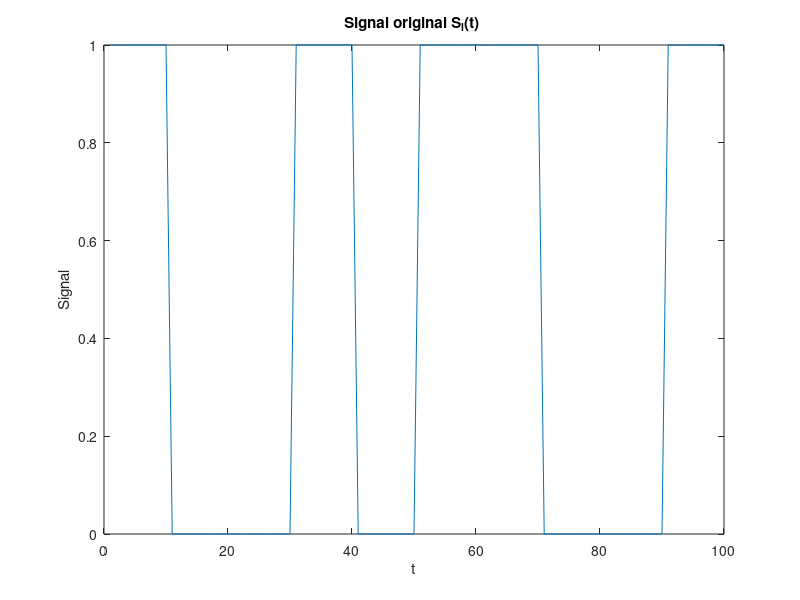
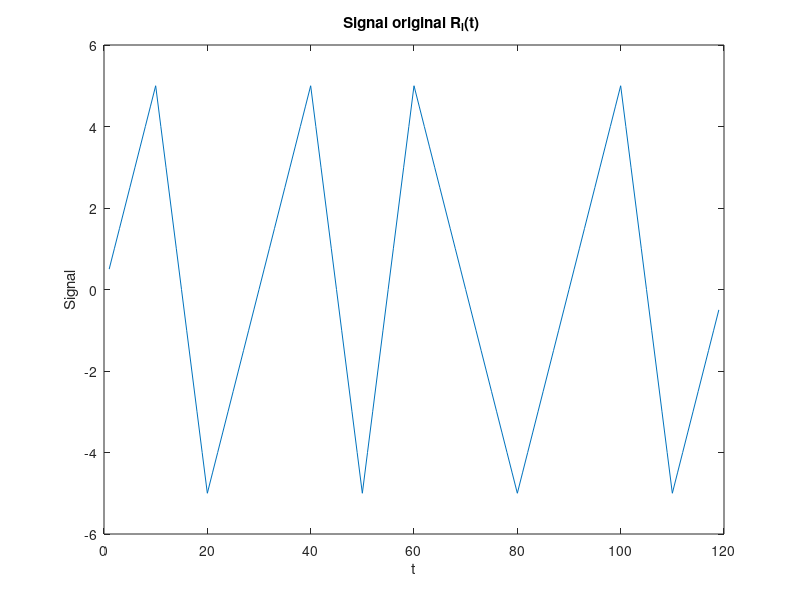
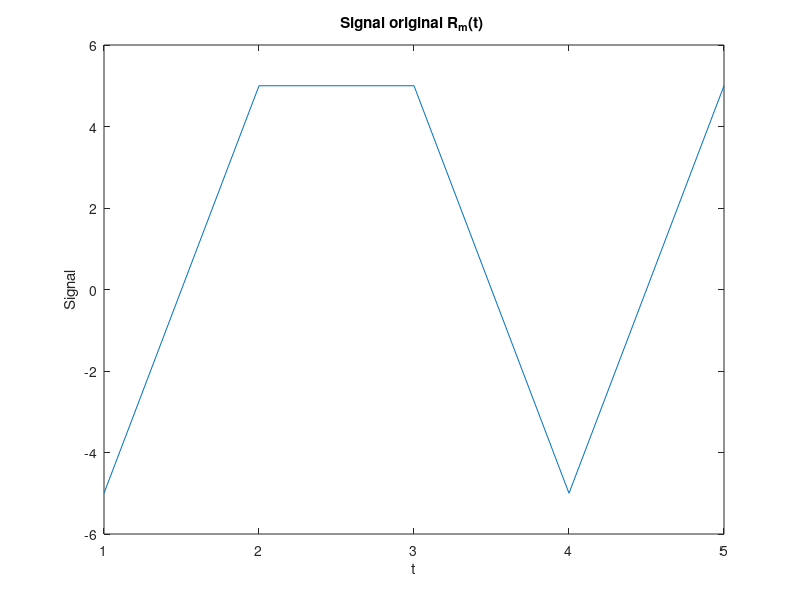

Write the MATLAB code that produced these figures, in order.
%% SALLMONE Armela & MONY Alexandra
clear; % Efface les variables de l environnement de travail
close all; % Ferme les figures ouvertes
clc; % Efface la console

%% Initialisation des paramètres
Fe = 20e6; % Fréquence d'échantillonnage
Te=1/Fe; % Période d'échantillonnage
Ts=1/1e6; % Période d'émission des symboles
Fse=Ts/Te; % Facteur de sur-échantillonnage
Ns = 1000; % Nombre de symboles à émettre par paquet
Nfft = 64; 

%Filtres de mise en forme
p=[-1/2*ones(1,Fse/2),1/2*ones(1,Fse/2)];
% p0=ones(1,Fse/2);
% p1=ones(1,Fse/2);
len_p=length(p);


p_a=fliplr(p); % Filtre adapté


%% Émetteur
%séquence émise:
Bk=[1,0,0,1,0];
len_Bk=length(Bk);

% Filtre de mise en forme
S_l=zeros(1,len_Bk*len_p);


for i=0:len_Bk-1
    S_l((len_p*i+1):(len_p*(i+1)))=(1-2*Bk(i+1))*p;
    
end

S_l=0.5+S_l;

%% Récepteur
% Filtre de reception
R_l=conv(S_l,p_a);


% Échantillonnage au rythme Ts
R_m=zeros(1,len_Bk);
indices = 0:len_Bk-1;
R_m(indices+1) = R_l(indices*Fse+length(p));

%% Affichage 


% Figure 1: Affichage de sl(t)
figure;
plot(S_l);

% Titre et légendes
title('Signal original S_l(t) ');
xlabel('t');
ylabel('Signal');

% Figure 2: Affichage de rl(t)
figure;
plot(R_l);

% Titre et légendes
title('Signal original R_l(t) ');
xlabel('t');
ylabel('Signal');

% Figure 3: Affichage de rm(t)
figure;
plot(R_m);

% Titre et légendes
title('Signal original R_m(t) ');
xlabel('t');
ylabel('Signal');




